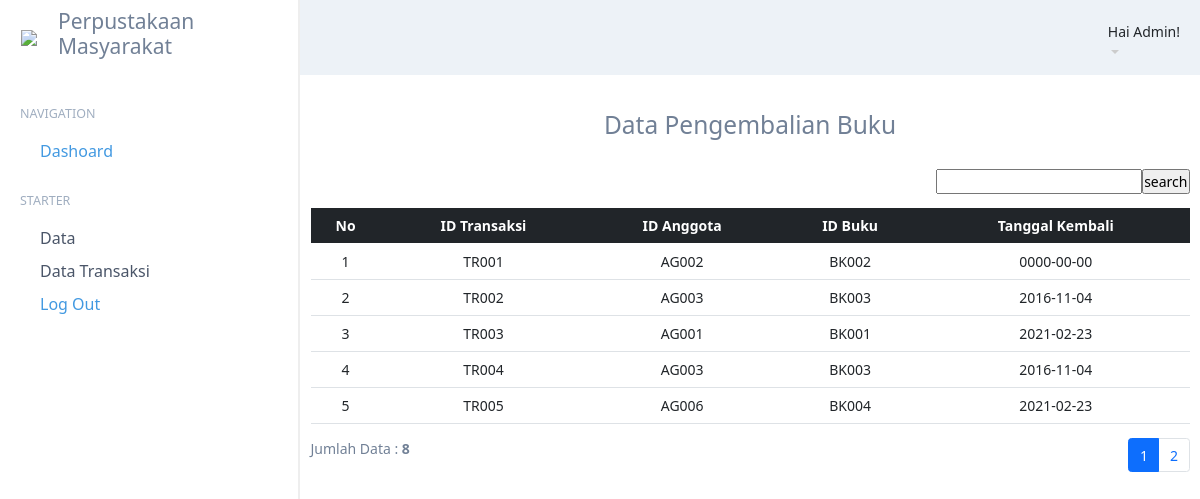
Page /index.php?p=transaksi-pengembalian (signed in) on the committed database.
### tables this page shows
CREATE TABLE `tbtransaksi` (
  `idtransaksi` varchar(5) NOT NULL,
  `idanggota` varchar(5) NOT NULL,
  `idbuku` varchar(5) NOT NULL,
  `tglpinjam` date NOT NULL,
  `tglkembali` date NOT NULL
);

### pages/transaksi-pengembalian.php (the view, shortened to what this page needs)
<link href="https://cdn.jsdelivr.net/npm/bootstrap@5.1.0/dist/css/bootstrap.min.css" rel="stylesheet">
<div class="container text-center"><h3>Data Pengembalian Buku</h3></div>
<div class="container">
	<FORM CLASS="form-inline" METHOD="POST">
	<div align="right"><form method=post><input type="text" name="pencarian"><input type="submit" name="search" value="search" class="tombol"></form>
	</FORM>
    <table class="table">
        <thead class="table-dark">
            <th style="text-align: center;">No</td>
			<th style="text-align: center;">ID Transaksi</th>
			<th style="text-align: center;">ID Anggota</th>
            <th style="text-align: center;">ID Buku</th>
			<th style="text-align: center;">Tanggal Kembali</th>
        </thead>
		<?php
		$batas = 5;
		extract($_GET);
		if(empty($hal)){
			$posisi = 0;
			$hal = 1;
			$nomor = 1;
		}
		else {
			$posisi = ($hal - 1) * $batas;
			$nomor = $posisi+1;
		}
		if($_SERVER['REQUEST_METHOD'] == "POST"){
			$pencarian = trim(mysqli_real_escape_string($db, $_POST['pencarian']));
			if($pencarian != ""){
				$sql = "SELECT * FROM tbtransaksi WHERE idtransaksi LIKE '%$pencarian%'
						OR idbuku LIKE '%$pencarian%'
						OR idanggota LIKE '%$pencarian%'
                        OR tglpinjam LIKE '%$pencarian%'
                        OR tglkembali LIKE '%$pencarian%'";
				$query = $sql;
				$queryJml = $sql;
			}
			else {
				$query = "SELECT * FROM tbtransaksi LIMIT $posisi, $batas";
				$queryJml = "SELECT * FROM tbtransaksi";
				$no = $posisi * 1;
			}
		}
		else {
			$query = "SELECT * FROM tbtransaksi LIMIT $posisi, $batas";
			$queryJml = "SELECT * FROM tbtransaksi";
		}
		$q_tampil_transaksi = mysqli_query($db, $query);
		if(mysqli_num_rows($q_tampil_transaksi)>0)
		{
            while($r_tampil_transaksi=mysqli_fetch_array($q_tampil_transaksi)){
            ?>
		<tr>
			<td style="text-align: center;"><?php echo $nomor; ?></td>
			<td style="text-align: center;"><?php echo $r_tampil_transaksi['idtransaksi']; ?></td>
			<td style="text-align: center;"><?php echo $r_tampil_transaksi['idanggota']; ?></td>
			<td style="text-align: center;"><?php echo $r_tampil_transaksi['idbuku']; ?></td>
            <td style="text-align: center;"><?php echo $r_tampil_transaksi['tglkembali']; ?></td>
		</tr>
		<?php $nomor++; }
        }
		else {
			echo "<tr><td colspan=6>Data Tidak Ditemukan</td></tr>";
		}?>
	</table>
	<?php
	if(isset($_POST['pencarian'])){
	if($_POST['pencarian']!=''){
		echo "<div style=\"float:left;\">";
		$jml = mysqli_num_rows(mysqli_query($db, $queryJml));
		echo "Data Hasil Pencarian: <b>$jml</b>";
		echo "</div>";
	}
	}
	else{ ?>
		<div style="float: left;">
		<?php
			$jml = mysqli_num_rows(mysqli_query($db, $queryJml));
			echo "Jumlah Data : <b>$jml</b>";
		?>
		</div>
		<div class="pagination" style="float: right;">
				<?php
				$jml_hal = ceil($jml/$batas);
				for($i=1; $i<=$jml_hal; $i++){
					if($i != $hal){
						echo "<li class='page-item'><a href=\"?p=buku&hal=$i\" class='page-link'>$i</a>";
					}
					else {
						echo "<li class='page-item active' aria-current='page'>
                        <a class='page-link'>$i</a>
                        </li>";
					}
				}
				?>
		</div>
	<?php
	}
	?>
</div>

### style.css (style rules this page uses)
* { padding: 0; margin: 0; }
html, body { color: #718096 !important; font-size: 14px !important; font-family: "Nunito", "Orelega One", "Arial", sans-serif; background-color: #edf2f7; }
.content h3 { margin-top: 10px; margin-bottom: 30px; }

### rows in the picture
tbtransaksi: idtransaksi "TR001", idanggota "AG002", idbuku "BK002", tglkembali "0000-00-00"
tbtransaksi: idtransaksi "TR002", idanggota "AG003", idbuku "BK003", tglkembali "2016-11-04"
tbtransaksi: idtransaksi "TR003", idanggota "AG001", idbuku "BK001", tglkembali "2021-02-23"
tbtransaksi: idtransaksi "TR004", idanggota "AG003", idbuku "BK003", tglkembali "2016-11-04"
tbtransaksi: idtransaksi "TR005", idanggota "AG006", idbuku "BK004", tglkembali "2021-02-23"

### other values in the picture
$_SESSION['sesi'] "Admin"
$jml "8"
